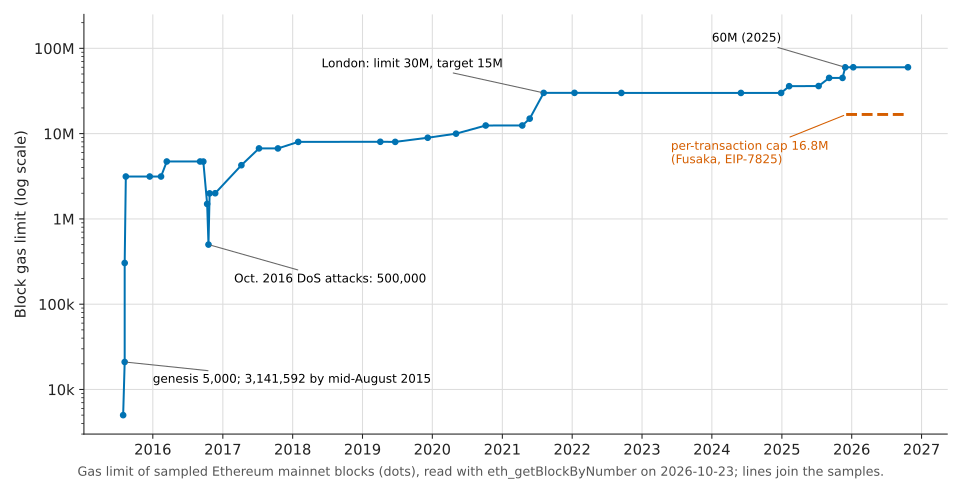

Recreate this plot in Python.
"""Mainnet block gas limit from 2015 to 2026, read with eth_getBlockByNumber (2026-10-23)."""
import os, sys
from datetime import date
sys.path.insert(0, os.path.expanduser("~/.claude/skills/create-plot"))
import plotstyle as ps
import matplotlib.dates as mdates
from matplotlib.ticker import FuncFormatter

# (block date, gas limit) at sampled mainnet blocks
DATA = [
    (date(2015, 7, 30), 5000),        # genesis
    (date(2015, 8, 7), 21003),        # block 46,147
    (date(2015, 8, 7), 304254),       # block 50,000
    (date(2015, 8, 13), 3141592),     # block 80,000
    (date(2015, 12, 16), 3141592),
    (date(2016, 2, 13), 3141592),
    (date(2016, 3, 14), 4712388),     # Homestead
    (date(2016, 9, 4), 4712384),
    (date(2016, 9, 21), 4704588),
    (date(2016, 10, 11), 1497071),
    (date(2016, 10, 18), 500000),     # Tangerine Whistle
    (date(2016, 10, 24), 1992676),
    (date(2016, 11, 22), 2000000),    # Spurious Dragon
    (date(2017, 4, 8), 4262058),
    (date(2017, 7, 9), 6712392),
    (date(2017, 10, 16), 6705806),    # Byzantium
    (date(2018, 1, 30), 8000029),
    (date(2019, 4, 4), 8023456),
    (date(2019, 6, 21), 8002255),
    (date(2019, 12, 8), 8950633),     # Istanbul
    (date(2020, 5, 4), 9990236),
    (date(2020, 10, 6), 12451188),
    (date(2021, 4, 15), 12457275),    # Berlin
    (date(2021, 5, 24), 14985252),
    (date(2021, 8, 5), 30029122),     # London
    (date(2022, 1, 13), 30058561),
    (date(2022, 9, 15), 30000000),    # Paris (Merge)
    (date(2024, 6, 1), 30000000),
    (date(2024, 12, 28), 30000000),
    (date(2025, 2, 8), 36000000),
    (date(2025, 7, 12), 36140342),
    (date(2025, 9, 5), 45000000),
    (date(2025, 11, 14), 45000000),
    (date(2025, 11, 28), 59940950),
    (date(2026, 1, 9), 59999943),
    (date(2026, 10, 22), 60000000),
]

ps.apply()
fig, ax = ps.figure()
c, ls, marker = ps.style(0)
xs = [d for d, _ in DATA]
ys = [g for _, g in DATA]
ax.plot(xs, ys, color=c, linestyle=ls, marker=marker, markersize=4, linewidth=1.5)
ax.set_yscale("log")
ax.set_ylim(3000, 2.5e8)
ax.yaxis.set_major_formatter(FuncFormatter(
    lambda v, _: f"{v/1e6:g}M" if v >= 1e6 else (f"{v/1e3:g}k" if v >= 1e3 else f"{v:g}")))
ax.xaxis.set_major_locator(mdates.YearLocator())
ax.xaxis.set_major_formatter(mdates.DateFormatter("%Y"))
ax.set_ylabel("Block gas limit (log scale)")

# per-transaction cap of EIP-7825 since Fusaka (2025-12-03)
cap_c, cap_ls, _ = ps.style(1)
ax.hlines(2**24, date(2025, 12, 3), date(2026, 10, 22), color=cap_c, linestyle="--")
ax.annotate("per-transaction cap 16.8M\n(Fusaka, EIP-7825)", (date(2025, 12, 3), 2**24),
            xytext=(date(2023, 6, 1), 4.5e6), color=cap_c, fontsize=9,
            arrowprops=dict(arrowstyle="-", color=cap_c, lw=0.8))

notes = [
    (date(2015, 8, 7), 21003, "genesis 5,000; 3,141,592 by mid-August 2015", (date(2016, 1, 1), 12000)),
    (date(2016, 10, 18), 500000, "Oct. 2016 DoS attacks: 500,000", (date(2017, 3, 1), 180000)),
    (date(2021, 8, 5), 30029122, "London: limit 30M, target 15M", (date(2018, 6, 1), 60e6)),
    (date(2025, 11, 28), 59940950, "60M (2025)", (date(2024, 1, 1), 1.2e8)),
]
for x, y, text, xy in notes:
    ax.annotate(text, (x, y), xytext=xy, fontsize=9,
                arrowprops=dict(arrowstyle="-", color="0.4", lw=0.8))

ps.caption(fig, "Gas limit of sampled Ethereum mainnet blocks (dots), read with eth_getBlockByNumber on 2026-10-23; lines join the samples.")
ps.save(fig, __file__)
